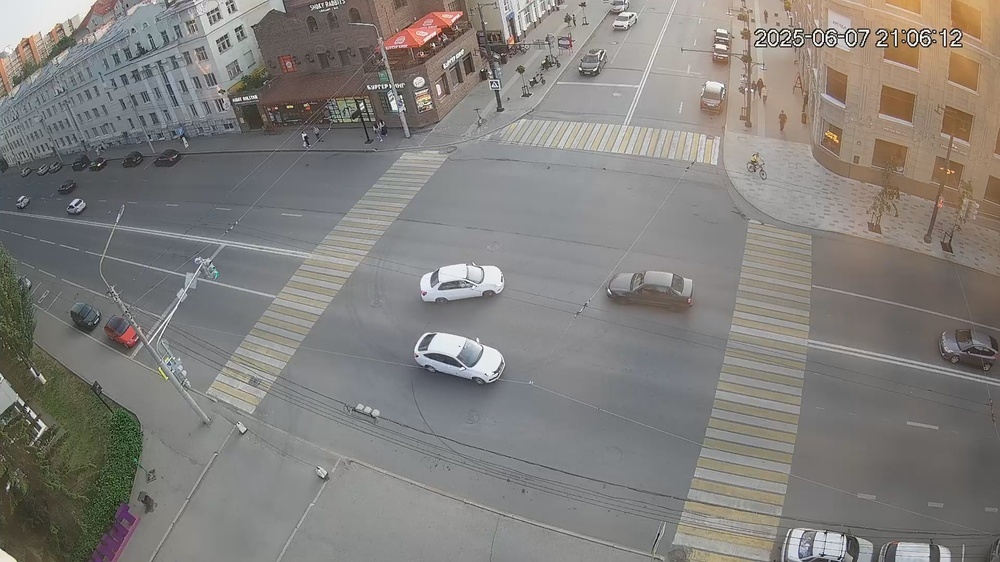
#> input picture source/distortion/screenshot_1749312396624.jpg, 1000 x 562 px, shrunk from 1920 x 1080 before the run
$ python recovery_image_1_params.py
#> lines starting #> are read from the running program, lines starting #| are printed output that depends on the picture; long printed decimals are rounded
import numpy as np
import cv2


def compute_distorted_r(r_vals, k1):
    r2 = r_vals ** 2
    L = 1 / (1 + k1 * r2)
    return L * r_vals


from scipy.interpolate import interp1d


def build_inverse_vector(k1, r_max, num_samples=10000):
    r_vals = np.linspace(0, r_max, num_samples)
    r_distorted = compute_distorted_r(r_vals, k1)
    mask = r_vals > 0
    scale = np.max(r_distorted[mask] / r_vals[mask])

    r_distorted, indices = np.unique(r_distorted, return_index=True)
    r_vals = r_vals[indices]
    inverse_func = interp1d(r_distorted, r_vals, bounds_error=False, fill_value="extrapolate")

    print(f'scale {scale}')

    return inverse_func, scale  # функция: r_hat → r


def build_undistort_map(img_shape, k1, cx, cy, inverse_func):
    h, w = img_shape[:2]
    map_x = np.zeros((h, w), dtype=np.float32)
    map_y = np.zeros((h, w), dtype=np.float32)

    for j in range(h):
        for i in range(w):
            dx = i - cx
            dy = j - cy
            r_hat = np.sqrt(dx ** 2 + dy ** 2)
            if r_hat == 0:
                map_x[j, i] = i
                map_y[j, i] = j
                continue

            r = inverse_func(r_hat)
            scale = r / r_hat
            x = cx + dx * scale
            y = cy + dy * scale

            map_x[j, i] = x
            map_y[j, i] = y

    return map_x, map_y


def build_undistort_map_vec(img_shape, k1, cx, cy, inverse_func, scale=1.0):
    h, w = img_shape[:2]

    # Сетка координат
    x, y = np.meshgrid(np.arange(w), np.arange(h))
    dx = (x - cx) * scale
    dy = (y - cy) * scale
    r_hat = np.sqrt(dx ** 2 + dy ** 2)

    # Обратное преобразование r_hat → r
    r = inverse_func(r_hat.ravel()).reshape(r_hat.shape)
    scale = np.ones_like(r_hat)
    valid = r_hat > 0
    scale[valid] = r[valid] / r_hat[valid]

    map_x = (cx + dx * scale).astype(np.float32)
    map_y = (cy + dy * scale).astype(np.float32)

    return map_x, map_y


def undistort_image(img, k1):
    h, w = img.shape[:2]
    cx, cy = w / 2, h / 2
    r_max = np.sqrt(cx ** 2 + cy ** 2)

    inverse_func, scale = build_inverse_vector(k1, r_max)
    # map_x, map_y = build_undistort_map(img.shape, k1, k2, cx, cy, inverse_func)
    map_x, map_y = build_undistort_map_vec(img.shape, k1, cx, cy, inverse_func, scale=scale)

    print("min/max map_x:", np.min(map_x), np.max(map_x))
    print("min/max map_y:", np.min(map_y), np.max(map_y))

    undistorted = cv2.remap(img, map_x, map_y, interpolation=cv2.INTER_LINEAR)
    return undistorted


img = cv2.imread("screenshot_1749312396624.jpg")
#> img is the input picture: shape (562, 1000, 3); mean B, G, R 123.9, 127.7, 130.6
k1 = -2.7457052968896623916e-07
result = undistort_image(img, k1)
#| scale 1.099
#> in build_undistort_map_vec, `scale[valid] = r[valid] / r_hat[valid]`:
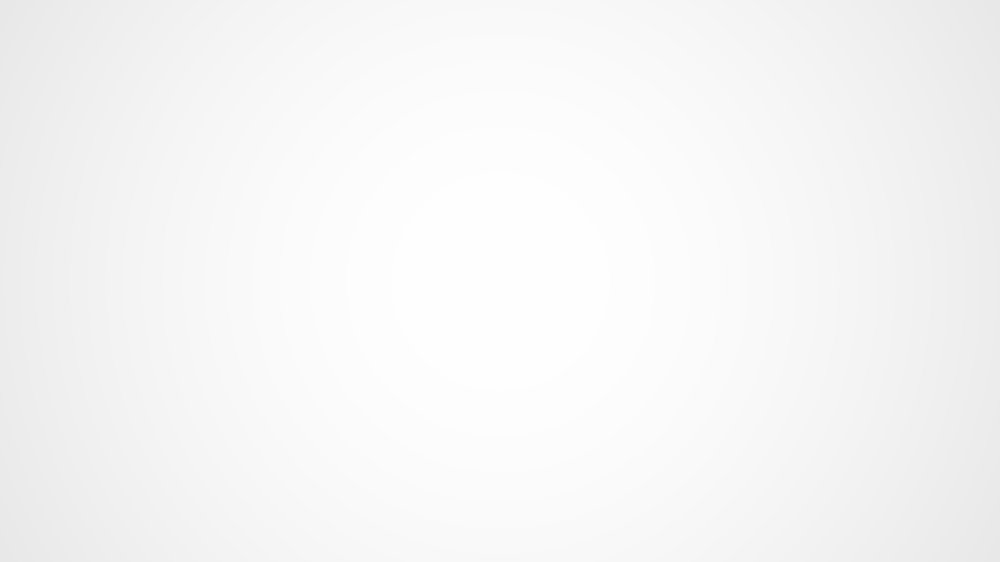
#> scale: shape (562, 1000) float64; min 0.91, max 1, mean 0.967
#| min/max map_x: -10.340 1009.455
#| min/max map_y: -20.206 581.1859
#> in undistort_image, `undistorted = cv2.remap(img, map_x, map_y, interpolation=cv2.INTER_LIN..`:
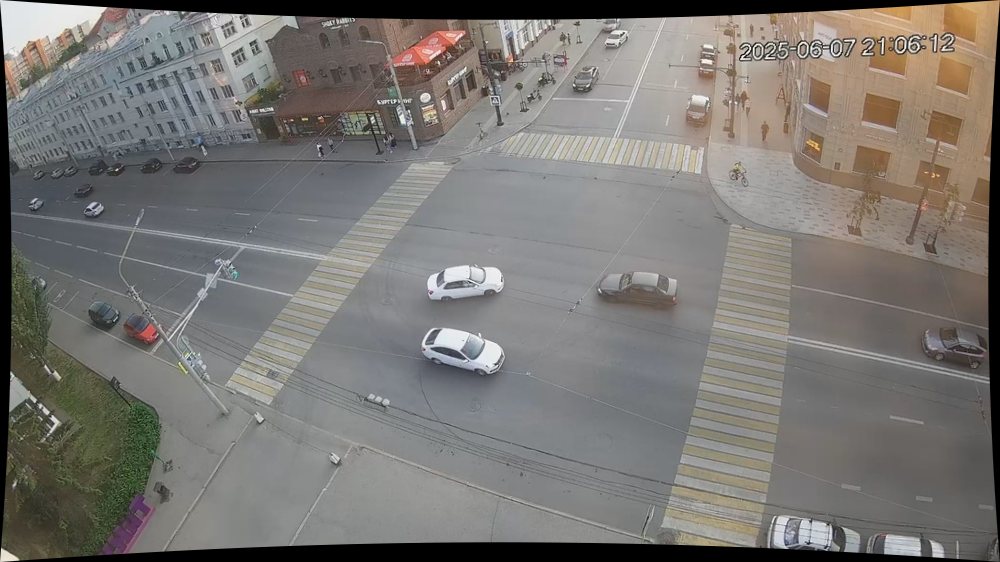
#> undistorted: shape (562, 1000, 3); mean B, G, R 115.1, 119, 121.9
cv2.imwrite("undistorted_output.jpg", result)

$ run again, with source/distortion/screenshot_1749551731267.jpg copied over source/distortion/screenshot_1749312396624.jpg
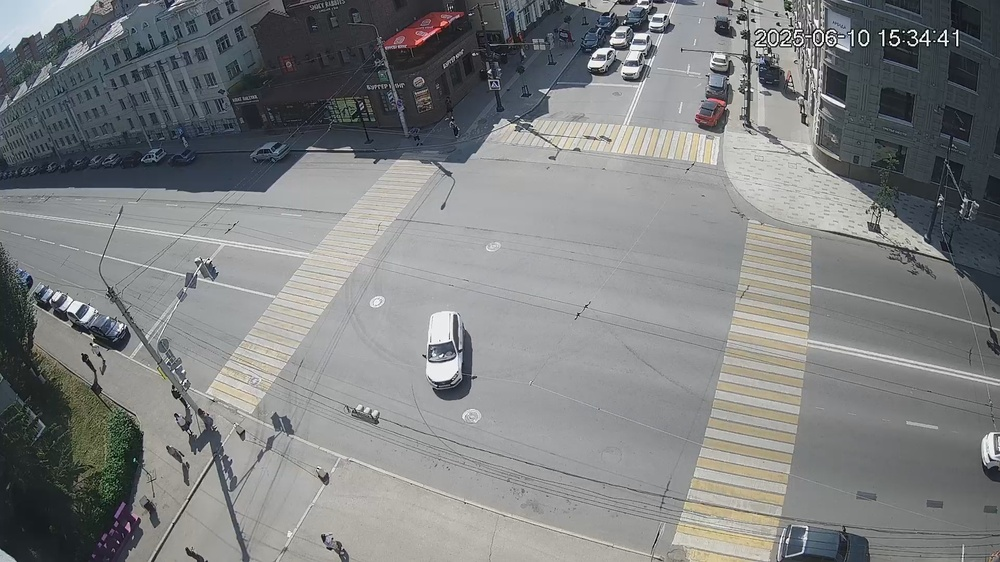
#> input picture source/distortion/screenshot_1749551731267.jpg, 1000 x 562 px, shrunk from 1920 x 1080 before the run
#> img is the input picture: shape (562, 1000, 3); mean B, G, R 128.5, 127.9, 125.8
#| scale 1.099
#| min/max map_x: -10.340 1009.455
#| min/max map_y: -20.206 581.1859
#> in undistort_image, `undistorted = cv2.remap(img, map_x, map_y, interpolation=cv2.INTER_LIN..`:
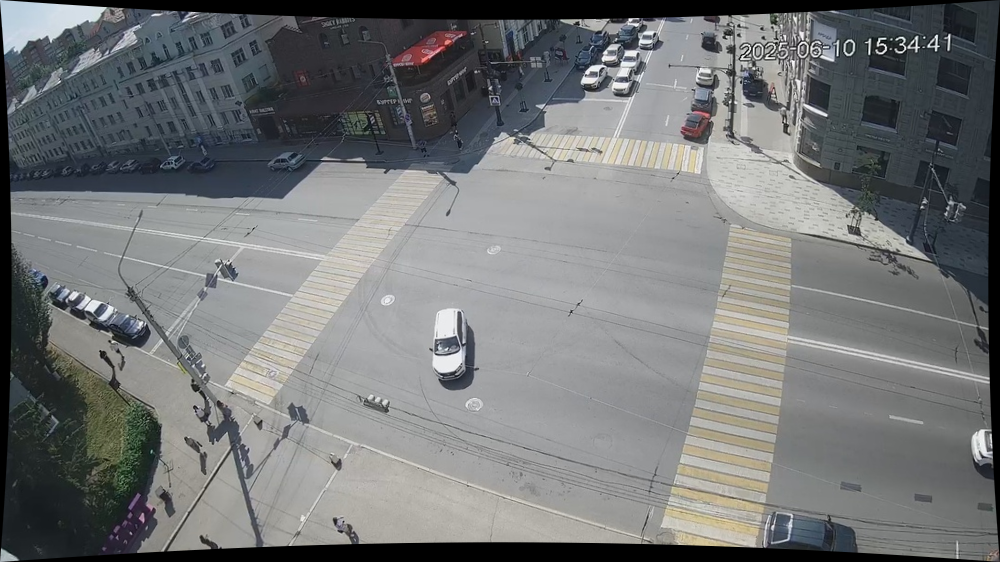
#> undistorted: shape (562, 1000, 3); mean B, G, R 118.5, 117.9, 115.7
